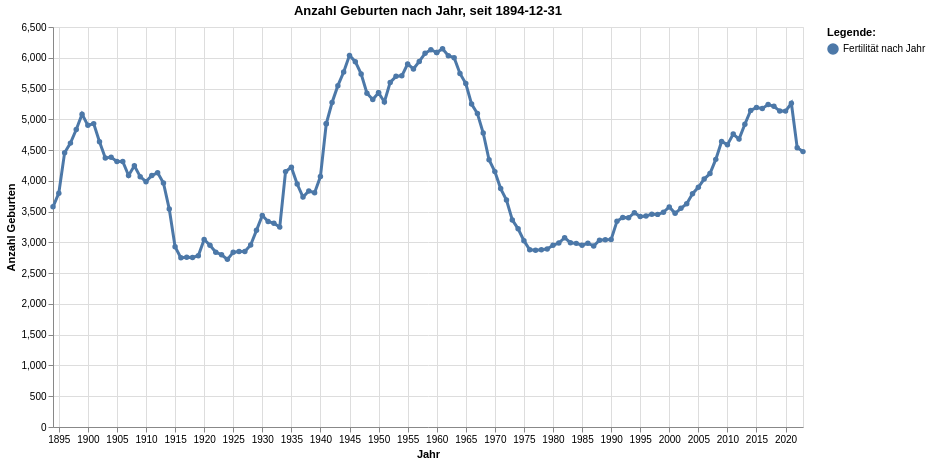

Write notebook code for a chart like this one.
### Code cell
grafik1 = mypy_dv.plot_altair_multiline_highlight(
    data = myAgg1.reset_index()
    ,x = 'StichtagDatJahr'
    ,y = 'AnzGebuWir'
    ,x_beschriftung = 'Jahr'
    , y_beschriftung = 'Anzahl Geburten'
    ,category = "ThemaLang"
    ,category_beschriftung= 'Legende:'
    ,warning_status = "ignore" #always or ignore
    ,myTitle="Anzahl Geburten nach Jahr, seit "+data_min_date
)
grafik1

### Figure 1 — Vega-Lite specification as saved in the notebook (floating-point values rounded to 4 significant figures; data arrays with more than 128 entries replaced by an {"elided": "..."} marker saying what was removed)
{"config": {"view": {"continuousWidth": 300, "continuousHeight": 300}}, "layer": [{"mark": {"type": "circle"}, "encoding": {"color": {"field": "ThemaLang", "legend": {"orient": "right", "title": "Legende:"}, "type": "nominal"}, "opacity": {"value": 1.3}, "tooltip": [{"field": "StichtagDatJahr", "type": "temporal"}, {"field": "ThemaLang", "type": "nominal"}, {"field": "AnzGebuWir", "type": "quantitative"}], "x": {"axis": {"title": "Jahr"}, "field": "StichtagDatJahr", "type": "temporal"}, "y": {"axis": {"title": "Anzahl Geburten"}, "field": "AnzGebuWir", "type": "quantitative"}}, "name": "view_5", "title": "Anzahl Geburten nach Jahr, seit 1894-12-31"}, {"mark": {"type": "line"}, "encoding": {"color": {"field": "ThemaLang", "legend": {"orient": "right", "title": "Legende:"}, "type": "nominal"}, "size": {"condition": {"test": {"not": {"param": "param_5"}}, "value": 1.2}, "value": 3}, "tooltip": [{"field": "StichtagDatJahr", "type": "temporal"}, {"field": "ThemaLang", "type": "nominal"}, {"field": "AnzGebuWir", "type": "quantitative"}], "x": {"axis": {"title": "Jahr"}, "field": "StichtagDatJahr", "type": "temporal"}, "y": {"axis": {"title": "Anzahl Geburten"}, "field": "AnzGebuWir", "type": "quantitative"}}, "title": "Anzahl Geburten nach Jahr, seit 1894-12-31"}], "data": {"name": "data-f3a049196d7e943b00b1c5f8a17d92c1"}, "height": 400, "params": [{"name": "param_5", "select": {"type": "point", "fields": ["ThemaLang"], "nearest": true, "on": "pointerover"}, "views": ["view_5"]}], "width": 750, "$schema": "https://vega.github.io/schema/vega-lite/v5.20.1.json", "datasets": {"data-f3a049196d7e943b00b1c5f8a17d92c1": {"elided": "133 records"}}}
